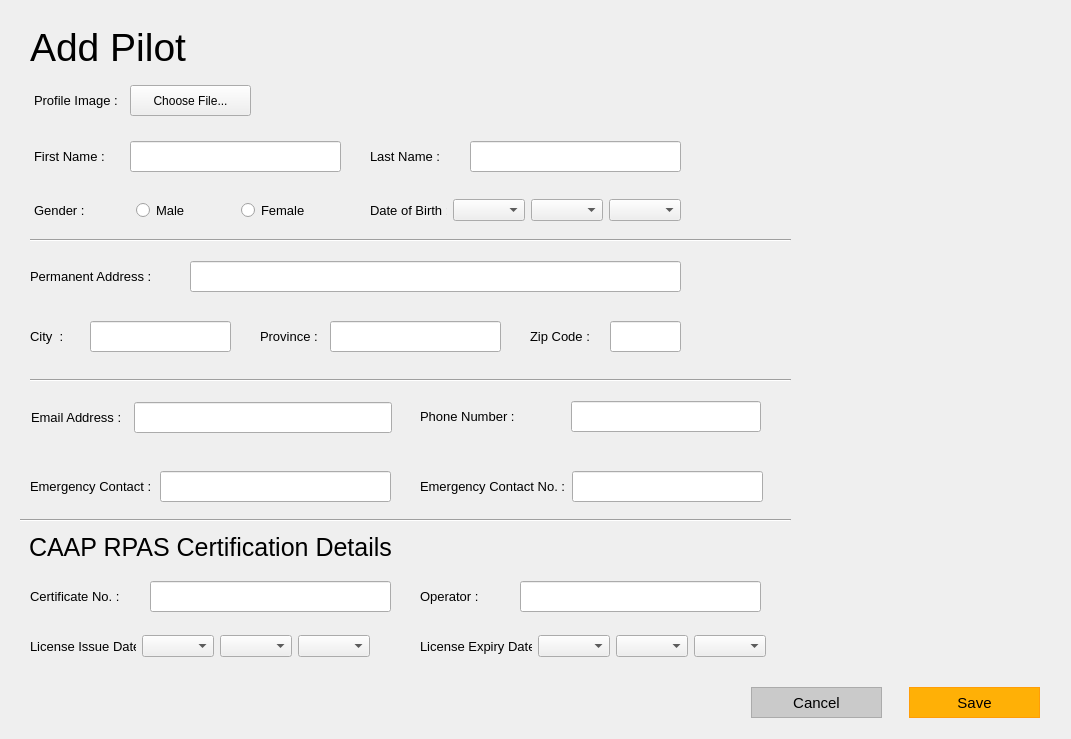
<?xml version="1.0" encoding="UTF-8"?>
<ui version="4.0">
 <class>MainWindow</class>
 <widget class="QMainWindow" name="MainWindow">
  <property name="geometry">
   <rect>
    <x>0</x>
    <y>0</y>
    <width>1071</width>
    <height>739</height>
   </rect>
  </property>
  <property name="minimumSize">
   <size>
    <width>1071</width>
    <height>739</height>
   </size>
  </property>
  <property name="maximumSize">
   <size>
    <width>1071</width>
    <height>739</height>
   </size>
  </property>
  <property name="font">
   <font>
    <pointsize>9</pointsize>
    <kerning>true</kerning>
   </font>
  </property>
  <property name="windowTitle">
   <string>AIDS – Pilot Registration [Administrator] </string>
  </property>
  <property name="windowIcon">
   <iconset>
    <normaloff>../../Resources/logo_svg.svg</normaloff>../../Resources/logo_svg.svg</iconset>
  </property>
  <widget class="QWidget" name="centralwidget">
   <widget class="QLabel" name="lbl_addPilot">
    <property name="geometry">
     <rect>
      <x>20</x>
      <y>24</y>
      <width>191</width>
      <height>51</height>
     </rect>
    </property>
    <property name="font">
     <font>
      <family>Segoe UI</family>
      <pointsize>29</pointsize>
      <kerning>true</kerning>
     </font>
    </property>
    <property name="styleSheet">
     <string notr="true">padding-bottom: 4px;
padding-right:4px;
</string>
    </property>
    <property name="text">
     <string>Add Pilot</string>
    </property>
   </widget>
   <widget class="QLabel" name="lbl_caap">
    <property name="geometry">
     <rect>
      <x>20</x>
      <y>530</y>
      <width>381</width>
      <height>35</height>
     </rect>
    </property>
    <property name="font">
     <font>
      <family>Helvetica</family>
      <pointsize>19</pointsize>
      <kerning>true</kerning>
     </font>
    </property>
    <property name="styleSheet">
     <string notr="true">padding-left:3px;</string>
    </property>
    <property name="text">
     <string>CAAP RPAS Certification Details</string>
    </property>
   </widget>
   <widget class="Line" name="line">
    <property name="geometry">
     <rect>
      <x>30</x>
      <y>230</y>
      <width>761</width>
      <height>20</height>
     </rect>
    </property>
    <property name="orientation">
     <enum>Qt::Horizontal</enum>
    </property>
   </widget>
   <widget class="Line" name="line_2">
    <property name="geometry">
     <rect>
      <x>20</x>
      <y>510</y>
      <width>771</width>
      <height>20</height>
     </rect>
    </property>
    <property name="orientation">
     <enum>Qt::Horizontal</enum>
    </property>
   </widget>
   <widget class="Line" name="line_3">
    <property name="geometry">
     <rect>
      <x>30</x>
      <y>370</y>
      <width>761</width>
      <height>20</height>
     </rect>
    </property>
    <property name="orientation">
     <enum>Qt::Horizontal</enum>
    </property>
   </widget>
   <widget class="QLabel" name="lbl_profilePic">
    <property name="geometry">
     <rect>
      <x>830</x>
      <y>30</y>
      <width>191</width>
      <height>181</height>
     </rect>
    </property>
    <property name="minimumSize">
     <size>
      <width>191</width>
      <height>181</height>
     </size>
    </property>
    <property name="maximumSize">
     <size>
      <width>191</width>
      <height>181</height>
     </size>
    </property>
    <property name="text">
     <string/>
    </property>
    <property name="pixmap">
     <pixmap>../../Resources/profile_placeholder.png</pixmap>
    </property>
    <property name="scaledContents">
     <bool>true</bool>
    </property>
   </widget>
   <widget class="QWidget" name="layoutWidget">
    <property name="geometry">
     <rect>
      <x>730</x>
      <y>682</y>
      <width>331</width>
      <height>41</height>
     </rect>
    </property>
    <layout class="QHBoxLayout" name="horizontalLayout">
     <item>
      <widget class="QPushButton" name="btn_cancel">
       <property name="minimumSize">
        <size>
         <width>131</width>
         <height>31</height>
        </size>
       </property>
       <property name="maximumSize">
        <size>
         <width>131</width>
         <height>31</height>
        </size>
       </property>
       <property name="font">
        <font>
         <family>Helvetica</family>
         <pointsize>11</pointsize>
        </font>
       </property>
       <property name="styleSheet">
        <string notr="true">QPushButton {
color: rgb(0, 0, 0);
	background-color: rgb(202, 202, 202);
border: 1.2px solid #ABABAB;
outline: none;}

QPushButton:hover{
color: rgb(255, 255, 255);
background-color: rgb(171, 171, 171);
outline: none;
border: none;
}

QPushButton:pressed{
color: rgb(255, 255, 255);
background-color: rgb(129, 129, 129);
outline: none;
border: none;
}


</string>
       </property>
       <property name="text">
        <string>Cancel</string>
       </property>
      </widget>
     </item>
     <item>
      <widget class="QPushButton" name="btn_save">
       <property name="minimumSize">
        <size>
         <width>131</width>
         <height>31</height>
        </size>
       </property>
       <property name="maximumSize">
        <size>
         <width>131</width>
         <height>31</height>
        </size>
       </property>
       <property name="font">
        <font>
         <family>Helvetica</family>
         <pointsize>11</pointsize>
        </font>
       </property>
       <property name="styleSheet">
        <string notr="true">QPushButton {
background-color: rgb(255, 176, 6);
border: 1.2px solid #ff9d07;
outline: none;}

QPushButton:hover{
background-color: rgb(255, 157, 7);
outline: none;
border: none;
}

QPushButton:pressed{
background-color: rgb(254, 140, 8);
outline: none;
border: none;
}


</string>
       </property>
       <property name="text">
        <string>Save</string>
       </property>
      </widget>
     </item>
    </layout>
   </widget>
   <widget class="QWidget" name="layoutWidget">
    <property name="geometry">
     <rect>
      <x>370</x>
      <y>140</y>
      <width>311</width>
      <height>33</height>
     </rect>
    </property>
    <layout class="QHBoxLayout" name="lname_layout">
     <item>
      <widget class="QLabel" name="lbl_Lname">
       <property name="font">
        <font>
         <family>Segoe UI</family>
         <pointsize>10</pointsize>
         <kerning>true</kerning>
        </font>
       </property>
       <property name="styleSheet">
        <string notr="true"/>
       </property>
       <property name="text">
        <string>Last Name :</string>
       </property>
      </widget>
     </item>
     <item>
      <widget class="QLineEdit" name="txt_lname">
       <property name="minimumSize">
        <size>
         <width>211</width>
         <height>31</height>
        </size>
       </property>
       <property name="maximumSize">
        <size>
         <width>211</width>
         <height>31</height>
        </size>
       </property>
       <property name="styleSheet">
        <string notr="true">padding-left:4px;</string>
       </property>
      </widget>
     </item>
    </layout>
   </widget>
   <widget class="QWidget" name="layoutWidget">
    <property name="geometry">
     <rect>
      <x>30</x>
      <y>140</y>
      <width>311</width>
      <height>33</height>
     </rect>
    </property>
    <layout class="QHBoxLayout" name="fname_layout">
     <item>
      <widget class="QLabel" name="lbl_fName">
       <property name="font">
        <font>
         <family>Segoe UI</family>
         <pointsize>10</pointsize>
        </font>
       </property>
       <property name="styleSheet">
        <string notr="true">padding-left: 1px;
</string>
       </property>
       <property name="text">
        <string>First Name :</string>
       </property>
      </widget>
     </item>
     <item>
      <widget class="QLineEdit" name="txt_fname">
       <property name="minimumSize">
        <size>
         <width>211</width>
         <height>31</height>
        </size>
       </property>
       <property name="maximumSize">
        <size>
         <width>211</width>
         <height>31</height>
        </size>
       </property>
       <property name="styleSheet">
        <string notr="true">padding-left:4px;</string>
       </property>
      </widget>
     </item>
    </layout>
   </widget>
   <widget class="QWidget" name="layoutWidget">
    <property name="geometry">
     <rect>
      <x>30</x>
      <y>190</y>
      <width>311</width>
      <height>41</height>
     </rect>
    </property>
    <layout class="QHBoxLayout" name="gender_layout">
     <item>
      <widget class="QLabel" name="lbl_gender">
       <property name="font">
        <font>
         <family>Segoe UI</family>
         <pointsize>10</pointsize>
         <kerning>true</kerning>
        </font>
       </property>
       <property name="styleSheet">
        <string notr="true">padding-left:1px;</string>
       </property>
       <property name="text">
        <string>Gender :</string>
       </property>
      </widget>
     </item>
     <item>
      <widget class="QRadioButton" name="rbtn_male">
       <property name="font">
        <font>
         <family>Segoe UI</family>
         <pointsize>10</pointsize>
        </font>
       </property>
       <property name="styleSheet">
        <string notr="true"/>
       </property>
       <property name="text">
        <string>Male</string>
       </property>
      </widget>
     </item>
     <item>
      <widget class="QRadioButton" name="rbtn_female">
       <property name="font">
        <font>
         <family>Segoe UI</family>
         <pointsize>10</pointsize>
        </font>
       </property>
       <property name="text">
        <string>Female</string>
       </property>
      </widget>
     </item>
    </layout>
   </widget>
   <widget class="QWidget" name="layoutWidget">
    <property name="geometry">
     <rect>
      <x>370</x>
      <y>190</y>
      <width>311</width>
      <height>41</height>
     </rect>
    </property>
    <layout class="QHBoxLayout" name="dob_layout">
     <item>
      <widget class="QLabel" name="lbl_dob">
       <property name="font">
        <font>
         <family>Segoe UI</family>
         <pointsize>10</pointsize>
         <kerning>true</kerning>
        </font>
       </property>
       <property name="styleSheet">
        <string notr="true"/>
       </property>
       <property name="text">
        <string>Date of Birth :</string>
       </property>
      </widget>
     </item>
     <item>
      <widget class="QComboBox" name="cmb_month"/>
     </item>
     <item>
      <widget class="QComboBox" name="cmb_day"/>
     </item>
     <item>
      <widget class="QComboBox" name="cmb_year"/>
     </item>
    </layout>
   </widget>
   <widget class="QWidget" name="layoutWidget">
    <property name="geometry">
     <rect>
      <x>30</x>
      <y>260</y>
      <width>651</width>
      <height>33</height>
     </rect>
    </property>
    <layout class="QHBoxLayout" name="address_layout">
     <item>
      <widget class="QLabel" name="lbl_address">
       <property name="font">
        <font>
         <family>Segoe UI</family>
         <pointsize>10</pointsize>
         <kerning>true</kerning>
        </font>
       </property>
       <property name="styleSheet">
        <string notr="true"/>
       </property>
       <property name="text">
        <string>Permanent Address :</string>
       </property>
      </widget>
     </item>
     <item>
      <widget class="QLineEdit" name="txt_address">
       <property name="minimumSize">
        <size>
         <width>491</width>
         <height>31</height>
        </size>
       </property>
       <property name="maximumSize">
        <size>
         <width>491</width>
         <height>31</height>
        </size>
       </property>
       <property name="styleSheet">
        <string notr="true">padding-left:4px;</string>
       </property>
      </widget>
     </item>
    </layout>
   </widget>
   <widget class="QWidget" name="layoutWidget">
    <property name="geometry">
     <rect>
      <x>30</x>
      <y>320</y>
      <width>201</width>
      <height>33</height>
     </rect>
    </property>
    <layout class="QHBoxLayout" name="city_layout">
     <item>
      <widget class="QLabel" name="lbl_city">
       <property name="font">
        <font>
         <family>Segoe UI</family>
         <pointsize>10</pointsize>
         <kerning>true</kerning>
        </font>
       </property>
       <property name="styleSheet">
        <string notr="true"/>
       </property>
       <property name="text">
        <string>City  :</string>
       </property>
      </widget>
     </item>
     <item>
      <widget class="QLineEdit" name="txt_city">
       <property name="minimumSize">
        <size>
         <width>141</width>
         <height>31</height>
        </size>
       </property>
       <property name="maximumSize">
        <size>
         <width>141</width>
         <height>31</height>
        </size>
       </property>
       <property name="styleSheet">
        <string notr="true">padding-left:4px;</string>
       </property>
      </widget>
     </item>
    </layout>
   </widget>
   <widget class="QWidget" name="layoutWidget">
    <property name="geometry">
     <rect>
      <x>260</x>
      <y>320</y>
      <width>241</width>
      <height>33</height>
     </rect>
    </property>
    <layout class="QHBoxLayout" name="province_layout">
     <item>
      <widget class="QLabel" name="lbl_province">
       <property name="font">
        <font>
         <family>Segoe UI</family>
         <pointsize>10</pointsize>
         <kerning>true</kerning>
        </font>
       </property>
       <property name="styleSheet">
        <string notr="true"/>
       </property>
       <property name="text">
        <string>Province :</string>
       </property>
      </widget>
     </item>
     <item>
      <widget class="QLineEdit" name="txt_province">
       <property name="minimumSize">
        <size>
         <width>171</width>
         <height>31</height>
        </size>
       </property>
       <property name="maximumSize">
        <size>
         <width>171</width>
         <height>31</height>
        </size>
       </property>
       <property name="styleSheet">
        <string notr="true">padding-left:4px;</string>
       </property>
      </widget>
     </item>
    </layout>
   </widget>
   <widget class="QWidget" name="layoutWidget">
    <property name="geometry">
     <rect>
      <x>530</x>
      <y>320</y>
      <width>151</width>
      <height>33</height>
     </rect>
    </property>
    <layout class="QHBoxLayout" name="zip_layout">
     <item>
      <widget class="QLabel" name="lbl_zip">
       <property name="font">
        <font>
         <family>Segoe UI</family>
         <pointsize>10</pointsize>
         <kerning>true</kerning>
        </font>
       </property>
       <property name="styleSheet">
        <string notr="true"/>
       </property>
       <property name="text">
        <string>Zip Code :</string>
       </property>
      </widget>
     </item>
     <item>
      <widget class="QLineEdit" name="txt_zip">
       <property name="minimumSize">
        <size>
         <width>71</width>
         <height>31</height>
        </size>
       </property>
       <property name="maximumSize">
        <size>
         <width>71</width>
         <height>31</height>
        </size>
       </property>
       <property name="styleSheet">
        <string notr="true">padding-left:4px;</string>
       </property>
       <property name="inputMethodHints">
        <set>Qt::ImhDigitsOnly</set>
       </property>
       <property name="text">
        <string/>
       </property>
      </widget>
     </item>
    </layout>
   </widget>
   <widget class="QWidget" name="layoutWidget">
    <property name="geometry">
     <rect>
      <x>31</x>
      <y>401</y>
      <width>361</width>
      <height>33</height>
     </rect>
    </property>
    <layout class="QHBoxLayout" name="email_layout">
     <item>
      <widget class="QLabel" name="lbl_email">
       <property name="font">
        <font>
         <family>Segoe UI</family>
         <pointsize>10</pointsize>
         <kerning>true</kerning>
        </font>
       </property>
       <property name="styleSheet">
        <string notr="true"/>
       </property>
       <property name="text">
        <string>Email Address :</string>
       </property>
      </widget>
     </item>
     <item>
      <widget class="QLineEdit" name="txt_email">
       <property name="minimumSize">
        <size>
         <width>251</width>
         <height>31</height>
        </size>
       </property>
       <property name="styleSheet">
        <string notr="true">padding-left:4px;
margin-left:6px;</string>
       </property>
      </widget>
     </item>
    </layout>
   </widget>
   <widget class="QWidget" name="layoutWidget">
    <property name="geometry">
     <rect>
      <x>420</x>
      <y>400</y>
      <width>341</width>
      <height>33</height>
     </rect>
    </property>
    <layout class="QHBoxLayout" name="mobile_layout">
     <item>
      <widget class="QLabel" name="lbl_mobile">
       <property name="font">
        <font>
         <family>Segoe UI</family>
         <pointsize>10</pointsize>
         <kerning>true</kerning>
        </font>
       </property>
       <property name="styleSheet">
        <string notr="true"/>
       </property>
       <property name="text">
        <string>Phone Number :</string>
       </property>
      </widget>
     </item>
     <item>
      <widget class="QLineEdit" name="txt_mobile">
       <property name="minimumSize">
        <size>
         <width>191</width>
         <height>31</height>
        </size>
       </property>
       <property name="maximumSize">
        <size>
         <width>191</width>
         <height>31</height>
        </size>
       </property>
       <property name="styleSheet">
        <string notr="true">padding-left:4px;
margin-left:1px;</string>
       </property>
      </widget>
     </item>
    </layout>
   </widget>
   <widget class="QWidget" name="layoutWidget">
    <property name="geometry">
     <rect>
      <x>30</x>
      <y>470</y>
      <width>361</width>
      <height>33</height>
     </rect>
    </property>
    <layout class="QHBoxLayout" name="emcontact_layout">
     <item>
      <widget class="QLabel" name="lbl_emContact">
       <property name="font">
        <font>
         <family>Segoe UI</family>
         <pointsize>10</pointsize>
         <kerning>true</kerning>
        </font>
       </property>
       <property name="styleSheet">
        <string notr="true"/>
       </property>
       <property name="text">
        <string>Emergency Contact :</string>
       </property>
      </widget>
     </item>
     <item>
      <widget class="QLineEdit" name="txt_emContact">
       <property name="minimumSize">
        <size>
         <width>231</width>
         <height>31</height>
        </size>
       </property>
       <property name="maximumSize">
        <size>
         <width>231</width>
         <height>31</height>
        </size>
       </property>
       <property name="font">
        <font>
         <pointsize>10</pointsize>
         <kerning>true</kerning>
        </font>
       </property>
       <property name="styleSheet">
        <string notr="true">padding-left:4px;</string>
       </property>
      </widget>
     </item>
    </layout>
   </widget>
   <widget class="QWidget" name="layoutWidget">
    <property name="geometry">
     <rect>
      <x>420</x>
      <y>470</y>
      <width>343</width>
      <height>33</height>
     </rect>
    </property>
    <layout class="QHBoxLayout" name="emmobile_layout">
     <item>
      <widget class="QLabel" name="lbl_emNumber">
       <property name="font">
        <font>
         <family>Segoe UI</family>
         <pointsize>10</pointsize>
         <kerning>true</kerning>
        </font>
       </property>
       <property name="text">
        <string>Emergency Contact No. :</string>
       </property>
      </widget>
     </item>
     <item>
      <widget class="QLineEdit" name="txt_emNumber">
       <property name="minimumSize">
        <size>
         <width>191</width>
         <height>31</height>
        </size>
       </property>
       <property name="maximumSize">
        <size>
         <width>191</width>
         <height>31</height>
        </size>
       </property>
       <property name="font">
        <font>
         <pointsize>10</pointsize>
         <kerning>true</kerning>
        </font>
       </property>
       <property name="styleSheet">
        <string notr="true">padding-left:4px;</string>
       </property>
      </widget>
     </item>
    </layout>
   </widget>
   <widget class="QWidget" name="layoutWidget">
    <property name="geometry">
     <rect>
      <x>30</x>
      <y>580</y>
      <width>361</width>
      <height>33</height>
     </rect>
    </property>
    <layout class="QHBoxLayout" name="certno_layout">
     <item>
      <widget class="QLabel" name="lbl_certificate">
       <property name="font">
        <font>
         <family>Segoe UI</family>
         <pointsize>10</pointsize>
         <kerning>true</kerning>
        </font>
       </property>
       <property name="styleSheet">
        <string notr="true"/>
       </property>
       <property name="text">
        <string>Certificate No. :</string>
       </property>
      </widget>
     </item>
     <item>
      <widget class="QLineEdit" name="txt_certificate">
       <property name="minimumSize">
        <size>
         <width>241</width>
         <height>31</height>
        </size>
       </property>
       <property name="maximumSize">
        <size>
         <width>241</width>
         <height>31</height>
        </size>
       </property>
       <property name="font">
        <font>
         <pointsize>10</pointsize>
         <kerning>true</kerning>
        </font>
       </property>
       <property name="styleSheet">
        <string notr="true">padding-left:4px;</string>
       </property>
      </widget>
     </item>
    </layout>
   </widget>
   <widget class="QWidget" name="layoutWidget">
    <property name="geometry">
     <rect>
      <x>420</x>
      <y>580</y>
      <width>341</width>
      <height>33</height>
     </rect>
    </property>
    <layout class="QHBoxLayout" name="operator_layout">
     <item>
      <widget class="QLabel" name="lbl_operator">
       <property name="font">
        <font>
         <family>Segoe UI</family>
         <pointsize>10</pointsize>
         <kerning>true</kerning>
        </font>
       </property>
       <property name="styleSheet">
        <string notr="true"/>
       </property>
       <property name="text">
        <string>Operator :</string>
       </property>
      </widget>
     </item>
     <item>
      <widget class="QLineEdit" name="txt_operator">
       <property name="minimumSize">
        <size>
         <width>241</width>
         <height>31</height>
        </size>
       </property>
       <property name="maximumSize">
        <size>
         <width>241</width>
         <height>31</height>
        </size>
       </property>
       <property name="font">
        <font>
         <pointsize>10</pointsize>
         <kerning>true</kerning>
        </font>
       </property>
       <property name="styleSheet">
        <string notr="true">padding-left:4px;</string>
       </property>
      </widget>
     </item>
    </layout>
   </widget>
   <widget class="QWidget" name="layoutWidget">
    <property name="geometry">
     <rect>
      <x>30</x>
      <y>630</y>
      <width>340</width>
      <height>33</height>
     </rect>
    </property>
    <layout class="QHBoxLayout" name="issuedate_layout">
     <item>
      <widget class="QLabel" name="lbl_licenseIssue">
       <property name="font">
        <font>
         <family>Segoe UI</family>
         <pointsize>10</pointsize>
         <kerning>true</kerning>
        </font>
       </property>
       <property name="styleSheet">
        <string notr="true"/>
       </property>
       <property name="text">
        <string>License Issue Date :</string>
       </property>
      </widget>
     </item>
     <item>
      <widget class="QComboBox" name="cmb_issue_month"/>
     </item>
     <item>
      <widget class="QComboBox" name="cmb_issue_day"/>
     </item>
     <item>
      <widget class="QComboBox" name="cmb_issue_year"/>
     </item>
    </layout>
   </widget>
   <widget class="QWidget" name="layoutWidget">
    <property name="geometry">
     <rect>
      <x>420</x>
      <y>630</y>
      <width>346</width>
      <height>33</height>
     </rect>
    </property>
    <layout class="QHBoxLayout" name="expirydate_layout">
     <item>
      <widget class="QLabel" name="lbl_licenseEx">
       <property name="font">
        <font>
         <family>Segoe UI</family>
         <pointsize>10</pointsize>
         <kerning>true</kerning>
        </font>
       </property>
       <property name="styleSheet">
        <string notr="true"/>
       </property>
       <property name="text">
        <string>License Expiry Date :</string>
       </property>
      </widget>
     </item>
     <item>
      <widget class="QComboBox" name="cmb_expiry_month"/>
     </item>
     <item>
      <widget class="QComboBox" name="cmb_expiry_day"/>
     </item>
     <item>
      <widget class="QComboBox" name="cmb_expiry_year"/>
     </item>
    </layout>
   </widget>
   <widget class="QWidget" name="layoutWidget">
    <property name="geometry">
     <rect>
      <x>31</x>
      <y>84</y>
      <width>221</width>
      <height>33</height>
     </rect>
    </property>
    <layout class="QHBoxLayout" name="horizontalLayout_2">
     <item>
      <widget class="QLabel" name="lbl_profile">
       <property name="sizePolicy">
        <sizepolicy hsizetype="Fixed" vsizetype="Fixed">
         <horstretch>0</horstretch>
         <verstretch>0</verstretch>
        </sizepolicy>
       </property>
       <property name="font">
        <font>
         <family>Segoe UI</family>
         <pointsize>10</pointsize>
        </font>
       </property>
       <property name="styleSheet">
        <string notr="true">padding-right:2px;</string>
       </property>
       <property name="text">
        <string>Profile Image :</string>
       </property>
      </widget>
     </item>
     <item>
      <widget class="QPushButton" name="btn_profImg">
       <property name="minimumSize">
        <size>
         <width>121</width>
         <height>31</height>
        </size>
       </property>
       <property name="maximumSize">
        <size>
         <width>121</width>
         <height>31</height>
        </size>
       </property>
       <property name="styleSheet">
        <string notr="true"/>
       </property>
       <property name="text">
        <string>Choose File...</string>
       </property>
      </widget>
     </item>
    </layout>
   </widget>
  </widget>
 </widget>
 <tabstops>
  <tabstop>btn_profImg</tabstop>
  <tabstop>txt_fname</tabstop>
  <tabstop>txt_lname</tabstop>
  <tabstop>rbtn_male</tabstop>
  <tabstop>rbtn_female</tabstop>
  <tabstop>cmb_month</tabstop>
  <tabstop>cmb_day</tabstop>
  <tabstop>cmb_year</tabstop>
  <tabstop>txt_address</tabstop>
  <tabstop>txt_city</tabstop>
  <tabstop>txt_province</tabstop>
  <tabstop>txt_zip</tabstop>
  <tabstop>txt_email</tabstop>
  <tabstop>txt_mobile</tabstop>
  <tabstop>txt_emContact</tabstop>
  <tabstop>txt_emNumber</tabstop>
  <tabstop>txt_certificate</tabstop>
  <tabstop>txt_operator</tabstop>
  <tabstop>btn_cancel</tabstop>
  <tabstop>btn_save</tabstop>
 </tabstops>
 <resources/>
 <connections/>
</ui>
